Frame 1 (no input): blank canvas, image omitted
Frame 60 (the mouse pressed at the canvas centre just before this capture): blank canvas, image omitted
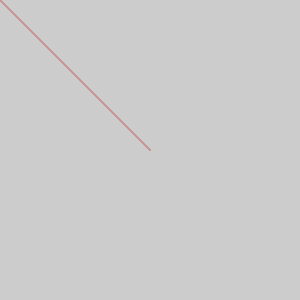
Frame 120 (the mouse held since frame 60 and released just before this capture)

The Processing sketch whose frames 1 and 60 were blank and that drew this single picture after the mouse press (run headless with seeded random() and noise(); from frame 60 on, the mouse is pressed at the canvas centre):

// Processing sketch: processing_182728
// ── processing_182728.pde

void setup() {
  size(300,300);
}

void draw() {
stroke(200,mouseX, mouseY);
line(0, 0, mouseX, mouseY);
}
